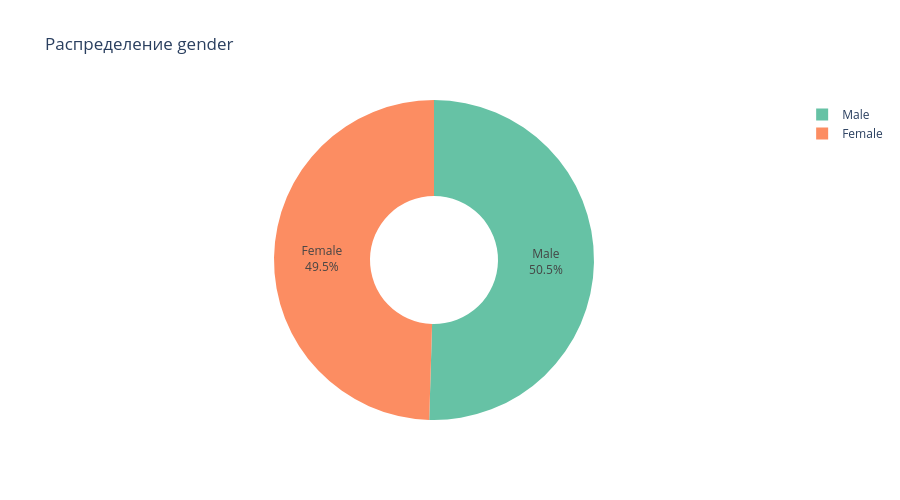
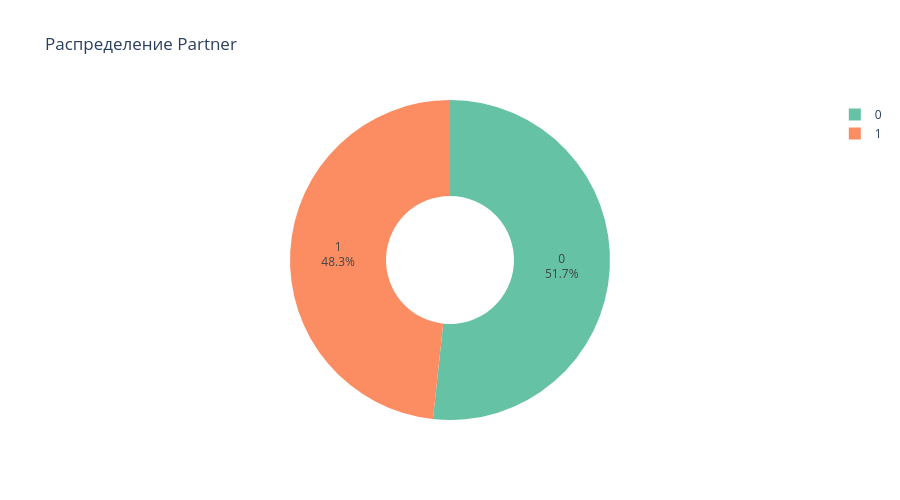
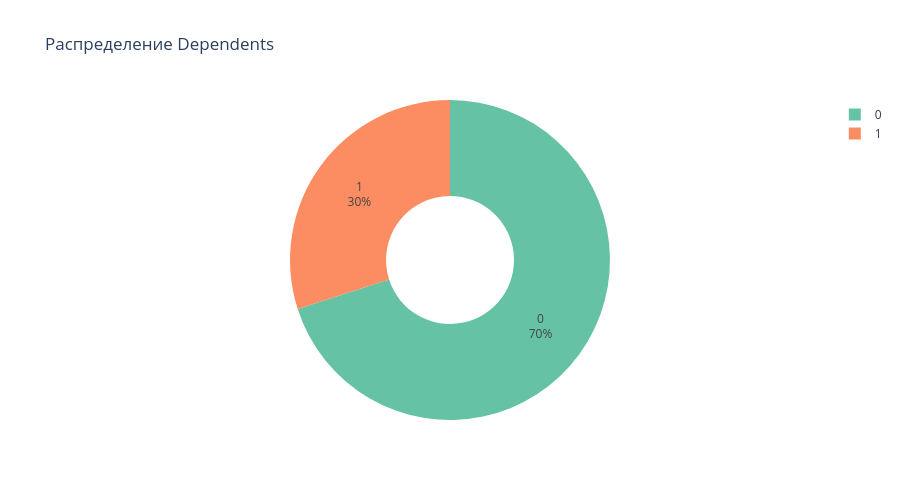
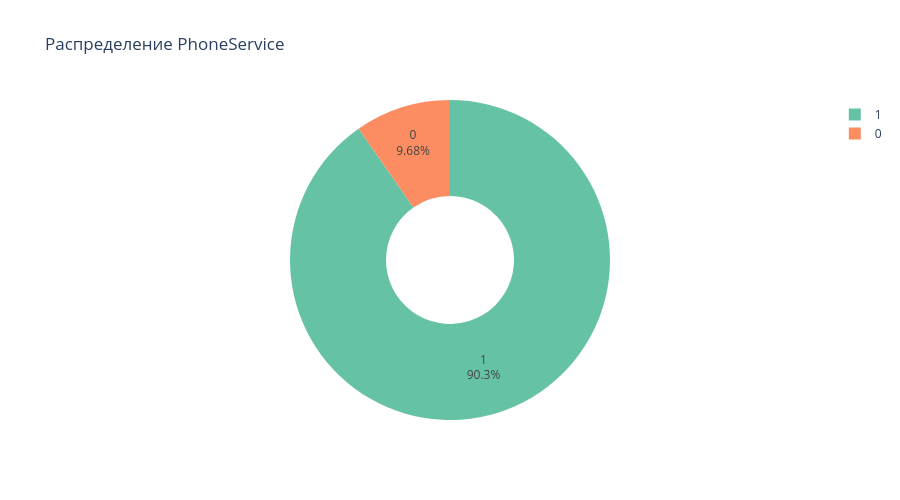

Here is the notebook cell these charts were saved with, in order:
### Code cell
# Таблицы и графики частот для категориальных признаков

categorical_cols = [col for col in df.columns if col not in numerical_cols 
                    and col not in ['customerID', 'Churn', 'customer_type', 
                                    'avg_monthly_per_tenure_month', 'fiber_optic_flag', 
                                    'electronic_check_flag', 'month_to_month_flag']]

for col in categorical_cols:
    freq = df[col].value_counts().head(10)
    percent = df[col].value_counts(normalize=True).head(10) * 100
    table = pd.concat([freq, percent.round(2)], axis=1, keys=['Count', 'Percent (%)'])

    fig = px.pie(df, names=col, title=f'Распределение {col}',
             color_discrete_sequence=px.colors.qualitative.Set2,
             hole=0.4)
    fig.update_traces(textinfo='percent+label')
    fig.update_layout(height=500)

    print(f'Распределение {col}:')
    display(table)
    fig.show()

    univariate_figs[f"Распределение {col}"] = fig

save_to_html(
    figures_dict=univariate_figs,
    filename="eda_univariate.html",
    title="Univariate Analysis",
    dashboard_dir="eda"
)

### Figure 1 — Plotly figure (JSON) as saved in the notebook; plotly's stock layout.template omitted (floating-point values rounded to 4 significant figures; data arrays with more than 128 entries replaced by an {"elided": "..."} marker saying what was removed)
{"data": [{"domain": {"x": [0, 1], "y": [0, 1]}, "hole": 0.4, "hovertemplate": "gender=%{label}<extra></extra>", "labels": {"elided": "7043 str values"}, "legendgroup": "", "name": "", "showlegend": true, "textinfo": "percent+label", "type": "pie"}], "layout": {"height": 500, "legend": {"tracegroupgap": 0}, "piecolorway": ["rgb(102,194,165)", "rgb(252,141,98)", "rgb(141,160,203)", "rgb(231,138,195)", "rgb(166,216,84)", "rgb(255,217,47)", "rgb(229,196,148)", "rgb(179,179,179)"], "title": {"text": "Распределение gender"}}}

### Figure 2 — Plotly figure (JSON) as saved in the notebook; plotly's stock layout.template omitted (floating-point values rounded to 4 significant figures; data arrays with more than 128 entries replaced by an {"elided": "..."} marker saying what was removed)
{"data": [{"domain": {"x": [0, 1], "y": [0, 1]}, "hole": 0.4, "hovertemplate": "Partner=%{label}<extra></extra>", "labels": {"elided": "7043 int values"}, "legendgroup": "", "name": "", "showlegend": true, "textinfo": "percent+label", "type": "pie"}], "layout": {"height": 500, "legend": {"tracegroupgap": 0}, "piecolorway": ["rgb(102,194,165)", "rgb(252,141,98)", "rgb(141,160,203)", "rgb(231,138,195)", "rgb(166,216,84)", "rgb(255,217,47)", "rgb(229,196,148)", "rgb(179,179,179)"], "title": {"text": "Распределение Partner"}}}

### Figure 3 — Plotly figure (JSON) as saved in the notebook; plotly's stock layout.template omitted (floating-point values rounded to 4 significant figures; data arrays with more than 128 entries replaced by an {"elided": "..."} marker saying what was removed)
{"data": [{"domain": {"x": [0, 1], "y": [0, 1]}, "hole": 0.4, "hovertemplate": "Dependents=%{label}<extra></extra>", "labels": {"elided": "7043 int values"}, "legendgroup": "", "name": "", "showlegend": true, "textinfo": "percent+label", "type": "pie"}], "layout": {"height": 500, "legend": {"tracegroupgap": 0}, "piecolorway": ["rgb(102,194,165)", "rgb(252,141,98)", "rgb(141,160,203)", "rgb(231,138,195)", "rgb(166,216,84)", "rgb(255,217,47)", "rgb(229,196,148)", "rgb(179,179,179)"], "title": {"text": "Распределение Dependents"}}}

### Figure 4 — Plotly figure (JSON) as saved in the notebook; plotly's stock layout.template omitted (floating-point values rounded to 4 significant figures; data arrays with more than 128 entries replaced by an {"elided": "..."} marker saying what was removed)
{"data": [{"domain": {"x": [0, 1], "y": [0, 1]}, "hole": 0.4, "hovertemplate": "PhoneService=%{label}<extra></extra>", "labels": {"elided": "7043 int values"}, "legendgroup": "", "name": "", "showlegend": true, "textinfo": "percent+label", "type": "pie"}], "layout": {"height": 500, "legend": {"tracegroupgap": 0}, "piecolorway": ["rgb(102,194,165)", "rgb(252,141,98)", "rgb(141,160,203)", "rgb(231,138,195)", "rgb(166,216,84)", "rgb(255,217,47)", "rgb(229,196,148)", "rgb(179,179,179)"], "title": {"text": "Распределение PhoneService"}}}
